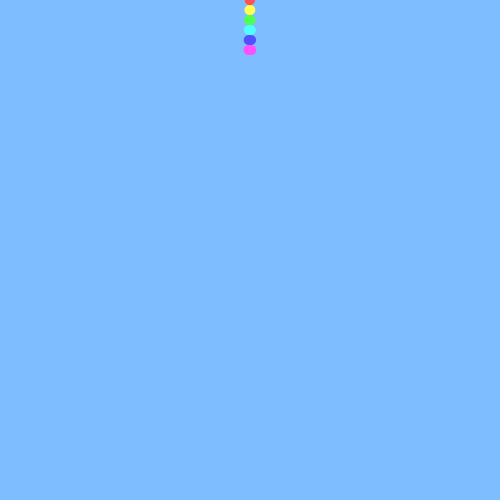
Frame 1 (no input)
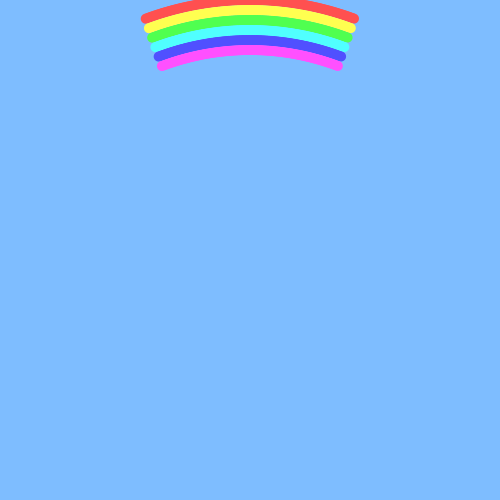
Frame 60 (the mouse pressed at the canvas centre just before this capture)
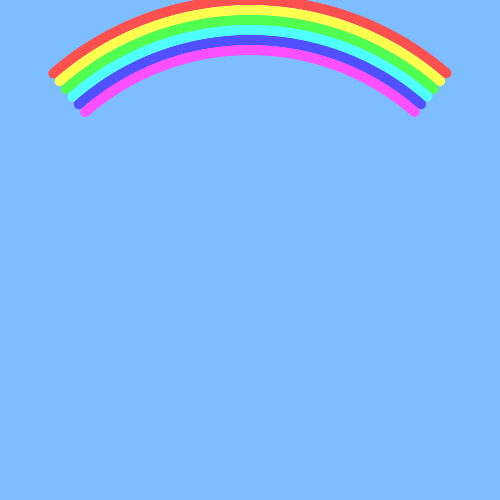
Frame 120 (the mouse held since frame 60 and released just before this capture)

The Processing sketch that drew these frames (run headless with seeded random() and noise(); from frame 60 on, the mouse is pressed at the canvas centre):

// Processing sketch: processing_40618
// ── processing_40618.pde

float rainbowRad=300; 
float rainbowCenterX=250;
float rainbowCenterY=300;
float rainbowPathX1;
float rainbowPathY1;
float rainbowPathX2;
float rainbowPathY2;
float bandSize=10;
float deltaA=.005;

float r;
float g;
float b;

float a=3*PI/2;
float t=6;


void setup() {
  size(500,500);
  background(126,189,255);
  frameRate(20);
}

void draw() {
  smooth();
  
  noStroke();
  
  float i;
  
  for (i=0; i<t; i=i+1) {
    
    rainbowRad=300-(bandSize*i);
    if(i<(t/3) || i>(2*t/3)) {
      r=255;
    }
    else{
      r=80;
    }
      if (i>=t/6 && i<=t/2) {
      g=255;
      }
      else{
        g=80;
      }
    if(i>t/3) {
      b=255;
    }
    else {
      b=80;
    }
    
    fill(r,g,b);
    rainbowPathX1=rainbowCenterX+rainbowRad*cos(a);
    rainbowPathY1=rainbowCenterY+rainbowRad*sin(a);
    a=a+.001;
    rainbowPathX2=rainbowCenterX-rainbowRad*cos(a);
    rainbowPathY2=rainbowCenterY+rainbowRad*sin(a);
    ellipse(rainbowPathX1, rainbowPathY1, bandSize, bandSize);
    ellipse(rainbowPathX2, rainbowPathY2, bandSize, bandSize);
  }
}
